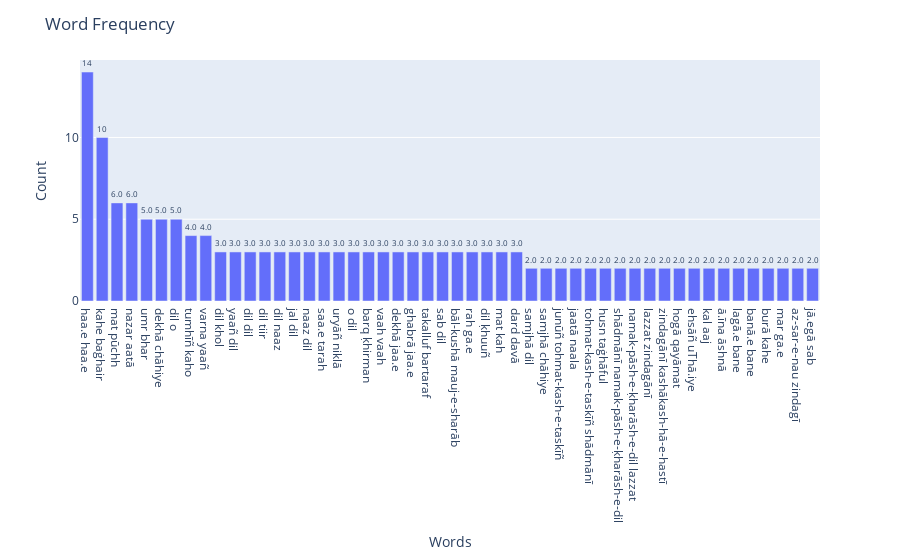

The code cell stored with this chart in its notebook:
### Markdown cell above
# Frequency Distribution of Top 100 Bigrams

### Code cell
plotWordFrequencies(df_bi,50)

### Figure 1 — Plotly figure (JSON) as saved in the notebook; plotly's stock layout.template omitted (floating-point values rounded to 4 significant figures)
{"data": [{"alignmentgroup": "True", "hovertemplate": "Words=%{x}<br>Count=%{text}<extra></extra>", "legendgroup": "", "marker": {"color": "#636efa"}, "name": "", "offsetgroup": "", "orientation": "v", "showlegend": false, "text": [14, 10, 6, 6, 5, 5, 5, 4, 4, 3, 3, 3, 3, 3, 3, 3, 3, 3, 3, 3, 3, 3, 3, 3, 3, 3, 3, 3, 3, 3, 2, 2, 2, 2, 2, 2, 2, 2, 2, 2, 2, 2, 2, 2, 2, 2, 2, 2, 2, 2], "textposition": "outside", "texttemplate": "%{text:.2s}", "type": "bar", "x": ["haa.e haa.e", "kahe baġhair", "mat pūchh", "nazar aatā", "umr bhar", "dekhā chāhiye", "dil o", "tumhīñ kaho", "varna yaañ", "dil khol", "yaañ dil", "dil dil", "dil tiir", "dil naaz", "jal dil", "naaz dil", "saa.e tarah", "uryāñ niklā", "o dil", "barq ḳhirman", "vaah vaah", "dekhā jaa.e", "ghabrā jaa.e", "takalluf bartaraf", "sab dil", "bāl-kushā mauj-e-sharāb", "rah ga.e", "dil ḳhuuñ", "mat kah", "dard davā", "samjhā dil", "samjhā chāhiye", "junūñ tohmat-kash-e-taskīñ", "jaatā naala", "tohmat-kash-e-taskīñ shādmānī", "husn taġhāful", "shādmānī namak-pāsh-e-ḳharāsh-e-dil", "namak-pāsh-e-ḳharāsh-e-dil lazzat", "lazzat zindagānī", "zindagānī kashākash-hā-e-hastī", "hogā qayāmat", "ehsāñ uThā.iye", "kal aaj", "ā.īna āshnā", "lagā.e bane", "banā.e bane", "burā kahe", "mar ga.e", "az-sar-e-nau zindagī", "jā.egā sab"], "xaxis": "x", "y": [14, 10, 6, 6, 5, 5, 5, 4, 4, 3, 3, 3, 3, 3, 3, 3, 3, 3, 3, 3, 3, 3, 3, 3, 3, 3, 3, 3, 3, 3, 2, 2, 2, 2, 2, 2, 2, 2, 2, 2, 2, 2, 2, 2, 2, 2, 2, 2, 2, 2], "yaxis": "y"}], "layout": {"barmode": "relative", "legend": {"tracegroupgap": 0}, "margin": {"t": 60}, "title": {"text": "Word Frequency"}, "uniformtext": {"minsize": 8, "mode": "hide"}, "xaxis": {"anchor": "y", "domain": [0, 1], "title": {"text": "Words"}}, "yaxis": {"anchor": "x", "domain": [0, 1], "title": {"text": "Count"}}}}
